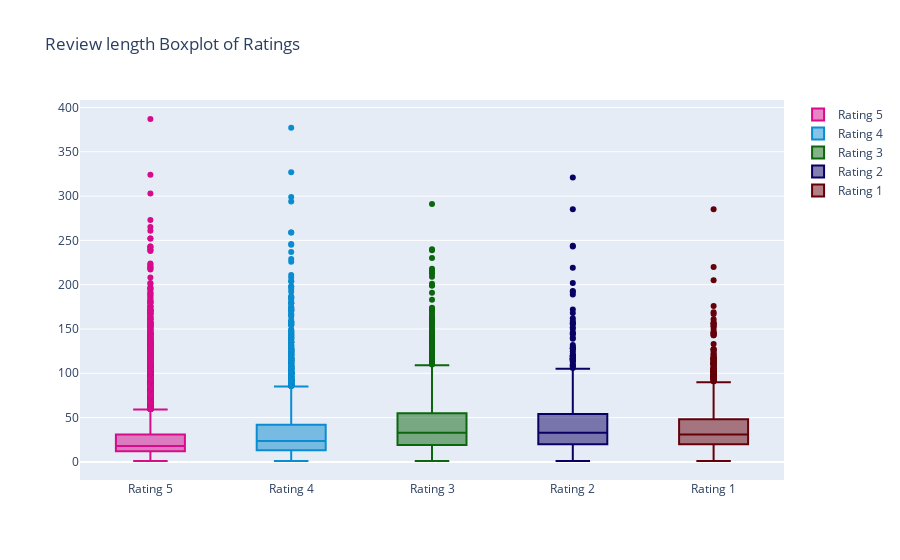

The notebook cell saved with this chart:
### Code cell
#Box plot to display the number of words used for each different rating
y0 = df.loc[df['reviews.rating'] == 5]['len_review']
y1 = df.loc[df['reviews.rating'] == 4]['len_review']
y2 = df.loc[df['reviews.rating'] == 3]['len_review']
y3 = df.loc[df['reviews.rating'] == 2]['len_review']
y4 = df.loc[df['reviews.rating'] == 1]['len_review']


trace0 = go.Box(
    y=y0,
    name = 'Rating 5',
    marker = dict(
        color = 'rgb(214, 12, 140)',
    )
)
trace1 = go.Box(
    y=y1,
    name = 'Rating 4',
    marker = dict(
        color = 'rgb(10, 140, 208)',
    )
)
trace2 = go.Box(
    y=y2,
    name = 'Rating 3',
    marker = dict(
        color = 'rgb(12, 102, 14)',
    )
)
trace3 = go.Box(
    y=y3,
    name = 'Rating 2',
    marker = dict(
        color = 'rgb(10, 0, 100)',
    )
)
trace4 = go.Box(
    y=y4,
    name = 'Rating 1',
    marker = dict(
        color = 'rgb(100, 0, 10)',
    )
)

data = [trace0, trace1, trace2, trace3, trace4]
layout = go.Layout(
    title = "Review length Boxplot of Ratings"
)

fig = go.Figure(data=data,layout=layout)
iplot(fig, filename = "Review Length Boxplot of Ratings")

### Figure 1 — Plotly figure (JSON) as saved in the notebook; plotly's stock layout.template omitted (floating-point values rounded to 4 significant figures; data arrays with more than 128 entries replaced by an {"elided": "..."} marker saying what was removed)
{"data": [{"marker": {"color": "rgb(214, 12, 140)"}, "name": "Rating 5", "type": "box", "y": {"elided": "21217 int values"}}, {"marker": {"color": "rgb(10, 140, 208)"}, "name": "Rating 4", "type": "box", "y": {"elided": "5250 int values"}}, {"marker": {"color": "rgb(12, 102, 14)"}, "name": "Rating 3", "type": "box", "y": {"elided": "1587 int values"}}, {"marker": {"color": "rgb(10, 0, 100)"}, "name": "Rating 2", "type": "box", "y": {"elided": "962 int values"}}, {"marker": {"color": "rgb(100, 0, 10)"}, "name": "Rating 1", "type": "box", "y": {"elided": "2356 int values"}}], "layout": {"title": {"text": "Review length Boxplot of Ratings"}}}
